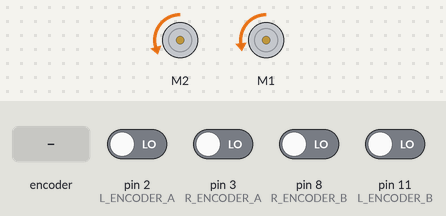
This sketch was run on a simulated Arduino Uno, built with avr-gcc and run on an emulated ATmega328P. On the bench: 2 × DC motor (green arrow = forward, orange = backward, longer = faster). The inputs (shaded band) are chosen by the test bench; at power-on: pin 2 (L_ENCODER_A), pin 3 (R_ENCODER_A), pin 8 (R_ENCODER_B), pin 11 (L_ENCODER_B) LOW. What the sketch prints to the serial monitor is not drawn.

Above: at 1.6 s.
1.7 s: pin 3 (R_ENCODER_A) driven HIGH
At 2.6 s:
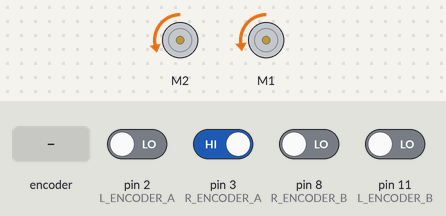
3.2 s: rotary encoder on pin 2 (L_ENCODER_A) / pin 8 (R_ENCODER_B) turned 3 steps (first pin leading)
At 3.41 s:
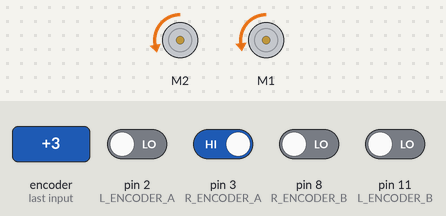
5.3 s: pin 3 (R_ENCODER_A) driven LOW
At 6.6 s:
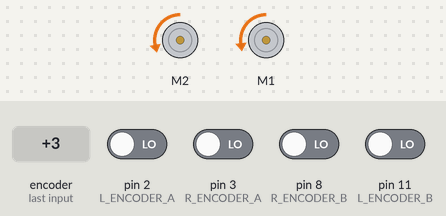
Timing chart, 0 to 8.3 s (numbered marks = the images above; inputs shaded):
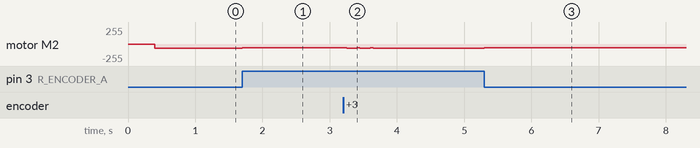

Measured:
- after the input at 1.7 s, motor M2: backward 60/255 → backward 55/255 at once
- after the input at 3.2 s, motor M2: backward 55/255 → backward 60/255 after 0.05 s
- after the input at 5.3 s, motor M2: backward 60/255 → backward 55/255 at once

The sketch:

EncoderRatio_Test.ino
```cpp
//Counts per Rev: 1806.96     Radius: 19.5mm
//mm per rev: counts * 2 * pi * r

/*DIGITAL PINS*/
#define R_ENCODER_A 3
#define R_ENCODER_B 8
#define L_ENCODER_A 2
#define L_ENCODER_B 11

#include <Wire.h>
#include <Adafruit_MotorShield.h>

Adafruit_MotorShield AFMS = Adafruit_MotorShield();  //Initialize Motorshield

Adafruit_DCMotor *motorRight = AFMS.getMotor(2); //Right is M3
Adafruit_DCMotor *motorLeft = AFMS.getMotor(1); //Left is M4

volatile long int leftEncoder = 0; //left encoder
volatile long int rightEncoder = 0; //right encoder
float left_mm = 0;
float right_mm = 0;

void setup() {
  pinMode(L_ENCODER_A, INPUT); //set encoderA as INPUT
  pinMode(L_ENCODER_B, INPUT); //set encoderB as INPUT
  pinMode(R_ENCODER_A, INPUT); //set encoderA as INPUT
  pinMode(R_ENCODER_B, INPUT); //set encoderB as INPUT
  delay(100);
   // initialize hardware interrupts
  attachInterrupt(digitalPinToInterrupt(2), leftEncoderEvent, CHANGE);    //Pins 2 and 3 are the only Interrupt Pins 2-3
  attachInterrupt(digitalPinToInterrupt(3), rightEncoderEvent, CHANGE);
  delay(100);

  /*START UP SERIAL AND I2C WIRE*/
  Serial.begin(115200);
  Wire.begin();
  AFMS.begin();  // create with the default frequency 1.6KHz
  delay(100);

  /*INITIALIZE MOTORS*/
  motorRight->setSpeed(55);
  motorLeft->setSpeed(50);

  motorRight->run(FORWARD);
  motorLeft->run(FORWARD);
  // turn on motor
  motorRight->run(RELEASE);
  motorLeft->run(RELEASE);
  delay(100);
  Motor_Forward();
}

void loop() {
  Motor_Encoder();
  left_mm = leftEncoder*3.1415926535*71.5094666677/1806.96;
  right_mm = rightEncoder*3.1415926535*71.5094666677/1806.96;
  if(left_mm >= 300)
  {
    Motor_Stop();
  }
  if(leftEncoder < rightEncoder){
    motorRight->setSpeed(55);
  } else {
    motorRight->setSpeed(60);
  }
}

void Motor_Encoder()
{
  String reading = "";
  reading += millis(); reading += " m ";
  reading += left_mm; reading += " "; reading += right_mm;
  Serial.println(reading);
}

void Motor_Forward() //Function for moving forward a certain distance
{
  motorRight->run(BACKWARD); //INVERTED
  motorLeft->run(BACKWARD);
}

void Motor_Backward()
{
  motorRight->run(FORWARD);    //Direction is inverted
  motorLeft->run(FORWARD);
}

void Motor_Stop()
{
  motorRight->run(RELEASE);
  motorLeft->run(RELEASE);
}

void Motor_TurnRight() //Makes a x degree turn to the right
{
  motorRight->run(BACKWARD);
  motorLeft->run(FORWARD);
}

void Motor_TurnLeft() //Makes a x degree turn to the left
{
  motorRight->run(FORWARD);
  motorLeft->run(BACKWARD);
}
void Motor_setSpeed(int left_speed, int right_speed)
{
  motorRight->setSpeed(right_speed);
  motorLeft->setSpeed(left_speed);
}

void leftEncoderEvent() {
  if (digitalRead(L_ENCODER_A) == HIGH) {
    if (digitalRead(L_ENCODER_B) == LOW) {
      leftEncoder++;
    } else {
      leftEncoder--;
    }
  } else {
    if (digitalRead(L_ENCODER_B) == LOW) {
      leftEncoder--;
    } else {
      leftEncoder++;
    }
  }
}

// encoder event for the interrupt call
void rightEncoderEvent() {
  if (digitalRead(R_ENCODER_A) == HIGH) {
    if (digitalRead(R_ENCODER_B) == LOW) {
      rightEncoder++;
    } else {
      rightEncoder--;
    }
  } else {
    if (digitalRead(R_ENCODER_B) == LOW) {
      rightEncoder--;
    } else {
      rightEncoder++;
    }
  }
}

void resetEncoder()
{
  rightEncoder = 0;
  leftEncoder = 0;
}
```
